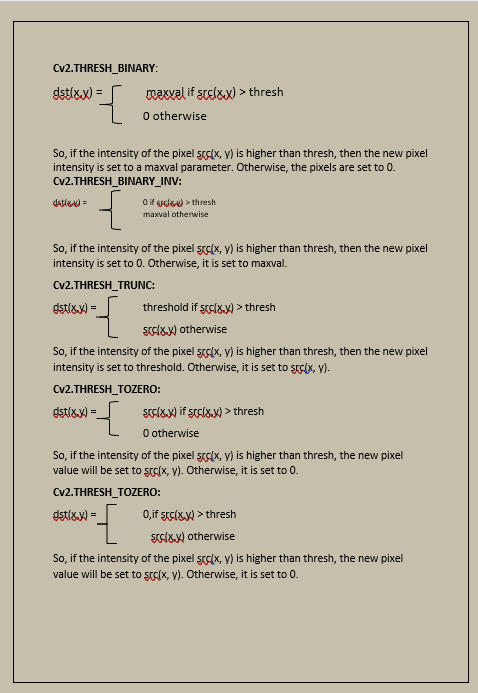
#> input picture ComputerVision-Opencv/images/formula-with -border.png, 478 x 693 px
$ jupyter execute Contours.ipynb
#> lines starting #> are read from the running program, lines starting #| are printed output that depends on the picture; after the words box and inside, x2 and y2 are one past the last pixel; in counts of white or black regions, pixels touching at a corner belong together
# Contours
Contours can be explained simply as a curve joining all the continuous points (along the boundary), having same color or intensity. The contours are a useful tool for shape analysis and object detection and recognition.
In this blog , we will see how to find contours, draw .
we wll use these functions : cv2.findContours(), cv2.drawContours().

    For better accuracy, use binary images. So before finding contours, apply threshold or canny edge detection.
    findContours function modifies the source image. So if you want source image even after finding contours, already store it to some other variables.
    In OpenCV, finding contours is like finding white object from black background. So remember, object to be found should be white and background should be black.

[cell 1]
import cv2
import matplotlib.pyplot as plt
import numpy as np

[cell 2]
def displayImage(imageList,cmap=None):
    plt.figure(figsize=(18,12))
    i = 0
    for item in imageList:
        plt.subplot(2, 5, i+1)
        plt.imshow(item['image'],cmap)
        i += 1
        plt.axis('off')
        plt.title(item['name'],fontsize = 18, color = 'green')
    plt.tight_layout()
    plt.show()

[cell 3]
#img = cv2.imread('images/black-white.jpg')
img = cv2.imread('images/formula-with -border.png')
#> img is the input picture: shape (693, 478, 3); mean B, G, R 163.7, 182.7, 189.8
imgray = cv2.cvtColor(img,cv2.COLOR_BGR2GRAY)
ret,thresh = cv2.threshold(imgray,127,255,0)
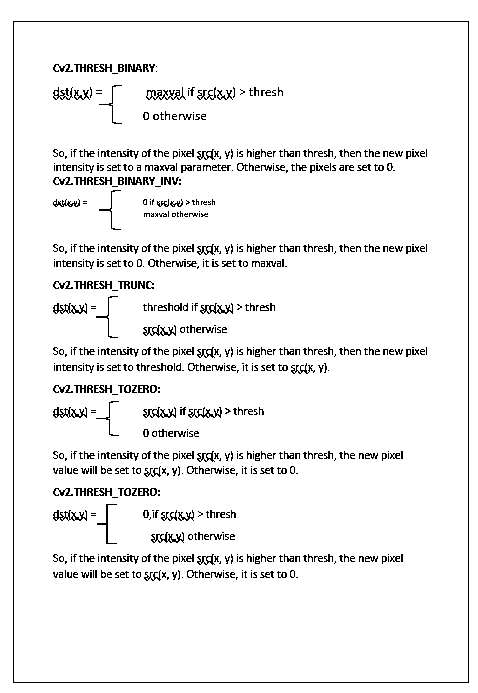
#> thresh: shape (693, 478); 94.6% white; black in thin lines or dots
image, contour = cv2.findContours(thresh,cv2.RETR_TREE,cv2.CHAIN_APPROX_SIMPLE)
#> image = 1198 contours, 628 with area under 20; largest, box (x1, y1, x2, y2) and area: (0, 0, 478, 693) 330084, (12, 20, 470, 684) 302989, (14, 22, 468, 682) 298527, (96, 503, 118, 545) 182, (95, 295, 119, 339) 153; contour = 1198 rows, first 6: [-1, -1, 1, -1], [-1, -1, 2, 0], [-1, -1, 3, 1], [4, -1, -1, 2], [5, 3, -1, 2], [6, 4, -1, 2]
print(contour)
#> (printed output is left out)
displayImage([
        {'name':'Original Image1','image':img},
        ],'gray')

## Draw Contours:
To draw the contours, cv2.drawContours function is used. It can also be used to draw any shape provided you have its boundary points. Its first argument is source image, second argument is the contours which should be passed as a Python list, third argument is index of contours (useful when drawing individual contour. To draw all contours, pass -1) and remaining arguments are color, thickness etc.
To draw all the contours in an image:

img = cv2.drawContours(img, contours, -1, (0,255,0), 3)

To draw an individual contour, say 4th contour:

img = cv2.drawContours(img, contours, 3, (0,255,0), 3)

But most of the time, below method will be useful:

cnt = contours[4]
img = cv2.drawContours(img, [cnt], 0, (0,255,0), 3)

[cell 4]
#img = cv2.imread('images/black-white.jpg')
img = cv2.imread('images/formula-with -border.png')
imgray = cv2.cvtColor(img,cv2.COLOR_BGR2GRAY)
ret,thresh = cv2.threshold(imgray,127,255,0)
contours, struc = cv2.findContours(thresh,cv2.RETR_TREE,cv2.CHAIN_APPROX_NONE)
#> contours has the same summary as image; struc has the same summary as contour
# To draw all the contours in an image
img2 = cv2.drawContours(thresh, contours, -1, (0,255,0), 3)
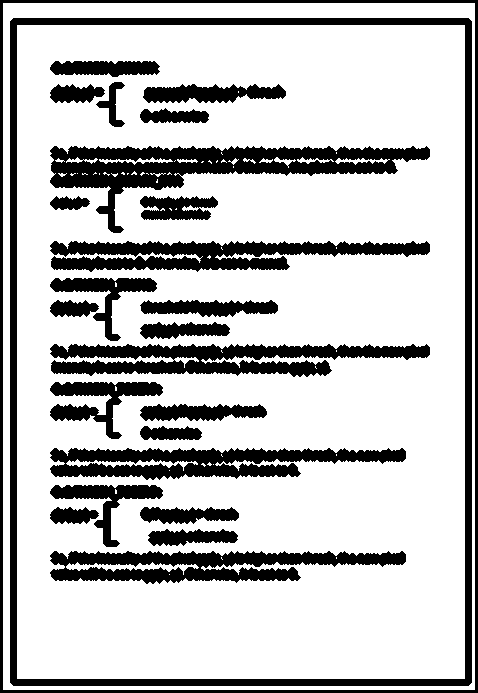
#> img2: shape (693, 478); 74.8% white; 25 black regions, largest, box (x1, y1, x2, y2) and area: (10, 18, 472, 686) 15600, (50, 146, 430, 233) 10476, (50, 344, 430, 377) 7634
# To draw an individual contour, say 4th contour:
img3 = cv2.drawContours(thresh, contours, 3, (0,255,0), 3)
cnt = contours[4]
#> cnt = [[295, 577], [296, 576], [297, 576], [298, 577], [297, 578], [296, 578]]
# But most of the time, below method will be useful:
img4 = cv2.drawContours(img, [cnt], 0, (255,0,0), 7)
displayImage([
        {'name':'Original Image1','image':img},
        {'name':'Image with Contours','image':img2},
        {'name':'Image with Contours','image':img3},
         {'name':'Image with Contours','image':img4},
        ],'gray')

[cell 5]
im = cv2.imread('images/pdfImg.png')
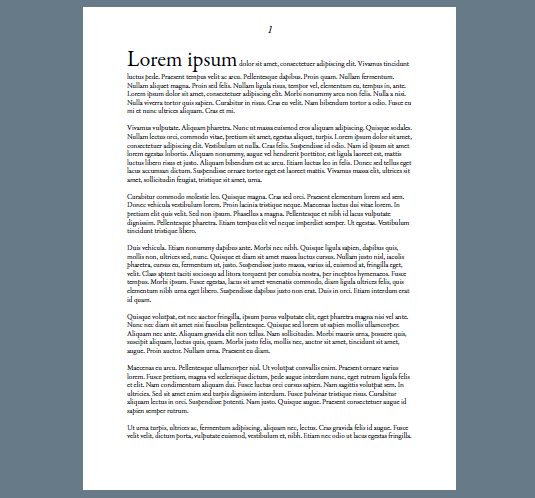
#> input picture ComputerVision-Opencv/images/pdfImg.png, 535 x 498 px
#> im is the input picture: shape (498, 535, 3); mean B, G, R 204.9, 200.5, 194
imgray = cv2.cvtColor(im, cv2.COLOR_BGR2GRAY)
#> imgray: shape (498, 535)
ret, thresh = cv2.threshold(imgray, 127, 255, 0)
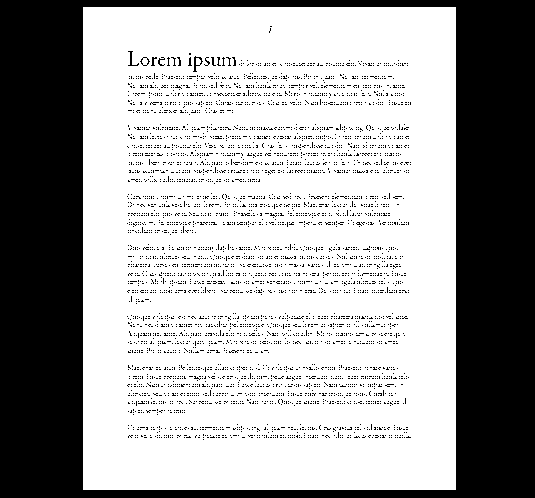
#> thresh: shape (498, 535); 64.3% white; 4693 black regions (4685 under 20 px), largest, box (x1, y1, x2, y2) and area: (0, 0, 535, 498) 86271, (193, 56, 203, 72) 54, (128, 51, 139, 66) 44
contours, hierarchy = cv2.findContours(thresh, cv2.RETR_EXTERNAL, cv2.CHAIN_APPROX_SIMPLE)
#> contours = [[[83, 7], [83, 489], [455, 489], [455, 7]]]
#To draw all the contours in an image
#cv2.drawContours(im, contours, -1, (100,255,0), 3)
# To draw an individual contour, say 4th contour
#cnt = contours[4]
#cv2.drawContours(im, cnt, 0, (0,255,0), 3)
cnt = contours[0]
#> cnt = [[83, 7], [83, 489], [455, 489], [455, 7]]
contours1 = contours[0].reshape(-1,2)
#> contours1 = [[83, 7], [83, 489], [455, 489], [455, 7]]
print((contours1))
#| [[ 83   7]
#|  [ 83 489]
#|  [455 489]
#|  [455   7]]

x,y,w,h = cv2.boundingRect(cnt)
#> x = 83; y = 7; w = 373; h = 483
img2 = cv2.rectangle(im,(x,y),(x+w,y+h),(0,0,255),5)
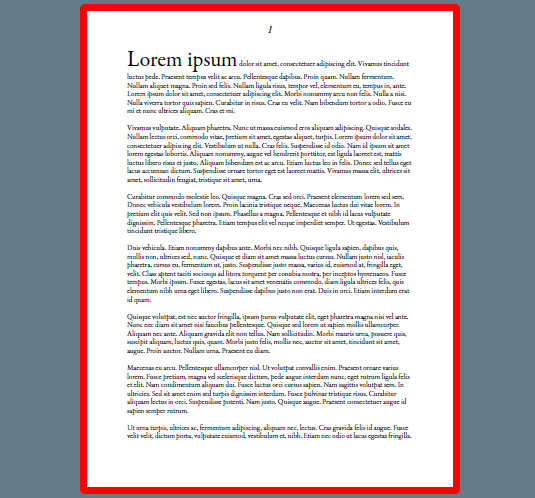
#> img2: shape (498, 535, 3); mean B, G, R 196.2, 192.1, 197.5

perimeter = cv2.arcLength(cnt,True)
#> perimeter = 1708
print("Perimeter:",perimeter)
#| Perimeter: 1708.0
area = cv2.contourArea(cnt)
#> area = 179304
print("Area:",area)
#| Area: 179304.0
displayImage([
        {'name':'Original Image1','image':im},
         {'name':'Original Image1','image':img2},
        ],'gray')

print(x,y,w,h)
#| 83 7 373 483

[cell 6]
im.shape
#> Out = (498, 535, 3)

[cell 7]
from skimage.filters import threshold_local
dim = (700,900)
resized = cv2.resize(img2, dim, interpolation = cv2.INTER_AREA)
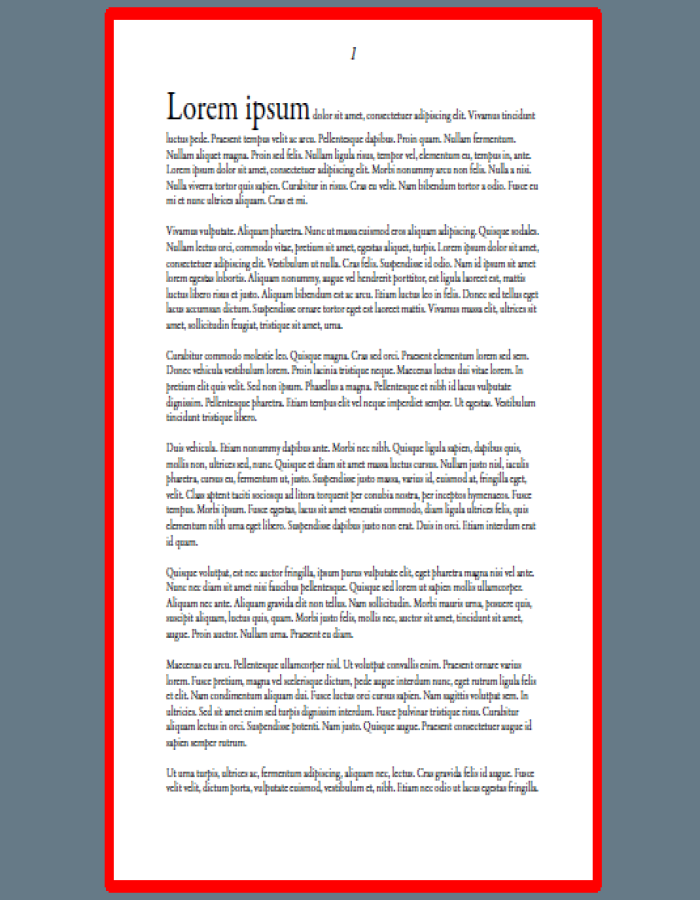
#> resized: shape (900, 700, 3); mean B, G, R 196.2, 192.1, 197.5
crop_img = img2[y:y+h, x:x+w]
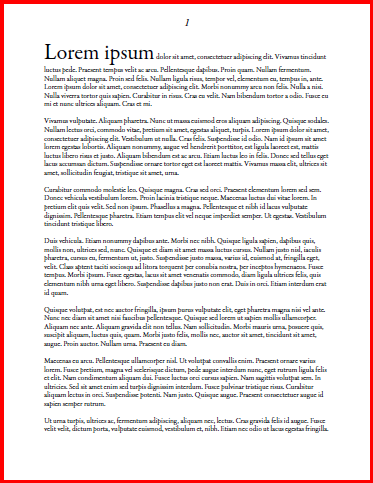
#> crop_img: shape (483, 373, 3); mean B, G, R 230, 229.7, 238.1
#resized = cv2.resize(crop_img, dim, interpolation = cv2.INTER_AREA)
warped = cv2.cvtColor(crop_img, cv2.COLOR_BGR2GRAY)
T = threshold_local(warped, 11, offset = 10, method = "gaussian")
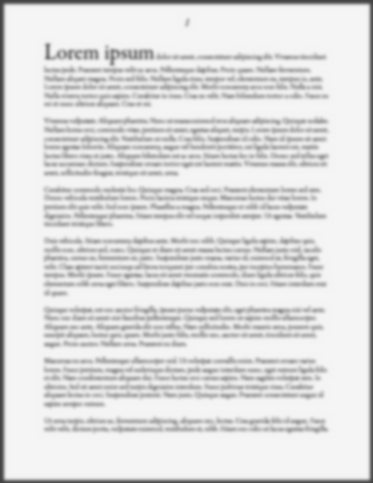
#> T: shape (483, 373) float64; min 66.07, max 245, mean 222.2
warped = (warped > T).astype("uint8") * 255
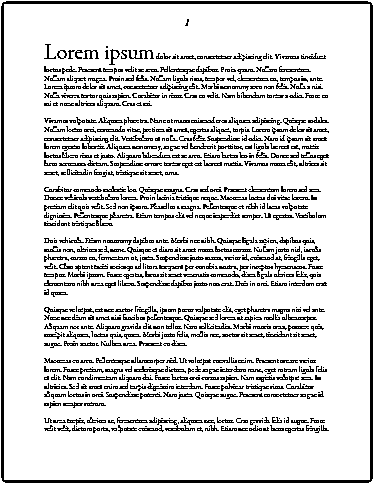
#> warped: shape (483, 373); 84.8% white; black in thin lines or dots
crop_img = crop_img
#resized = cv2.resize(crop_img, dim, interpolation = cv2.INTER_AREA)
th3 = cv2.adaptiveThreshold(warped,255,cv2.ADAPTIVE_THRESH_GAUSSIAN_C,\
            cv2.THRESH_BINARY,11,2)

displayImage([
         {'name':'Original Image1','image':crop_img},
    {'name':'Original Image1','image':warped},
        ],'gray')

#cv2.imwrite("warped.jpg",warped)

[cell 8]
kernel = np.ones((5,5),np.uint8)
dilation = cv2.dilate(img,kernel,iterations = 1)
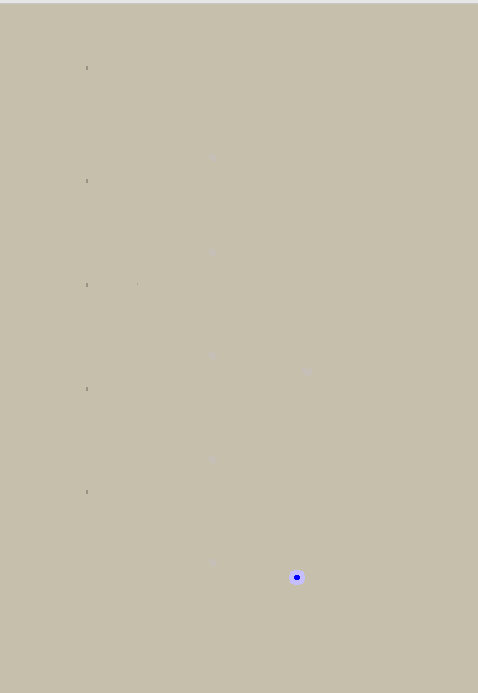
#> dilation: shape (693, 478, 3); mean B, G, R 171.4, 191.2, 198.1
displayImage([
         {'name':'Original Image1','image':dilation},
        ],'gray')
